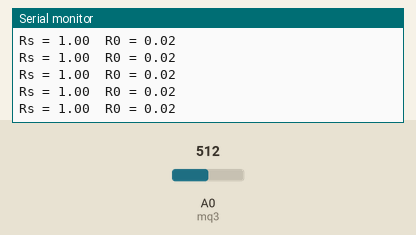
A sketch run on a simulated Arduino Uno, built with avr-gcc and run on an emulated ATmega328P. On the bench: the last lines printed to the serial monitor. Inputs (shaded band) come from the test bench; at power-on: A0 (mq3) = 512.

Above: at 1.2 s.
1.3 s: A0 (mq3) set to 100
At 1.48 s:
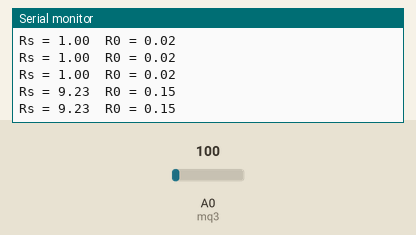
4.3 s: A0 (mq3) set to 87
At 4.3 s:
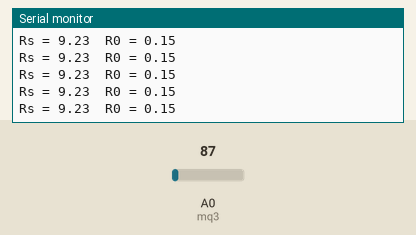
Timing chart, 0 to 7.3 s (numbered marks = the images above; inputs shaded):
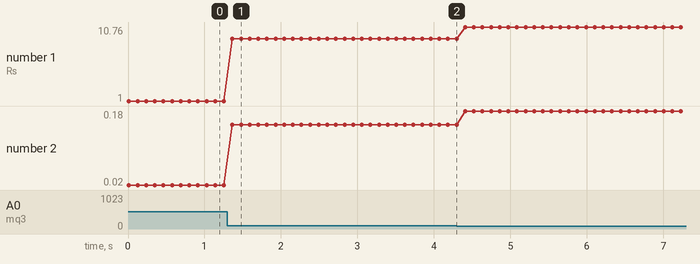

Measured:
- after the input at 1.3 s, the serial monitor: prints a new line after 0.07 s (image 1)
- plotted number 1: 1 → 9.23 after the input at 1.3 s, 9.23 → 10.76 after the input at 4.3 s
- plotted number 2: 0.02 → 0.15 after the input at 1.3 s, 0.15 → 0.18 after the input at 4.3 s

The sketch:

basicStep.ino
```cpp
// Calculating Rs and R0(MQ3 sensor).

/*

Rs -> resistance of the sensor that changes depending on the concentration of gas.
R0 -> resistance of the sensor at a known concentration without presence of other gases, or in the fresh air.

For fresh air, Rs/R0 = 60

# calculating Rs
	> Vin -> input voltage(in our case it's 5V).
	> Vout -> analog reading from the sensor.
Formula: Rs = (Vin - Vout)/Vout.

# calculating R0
Take analog readings for a certain number of times(usually 100 times) and find the average of all those readings, then find the value of R0 using Rs/R0 = 60  => R0 = Rs/60

*/

#define mq3 A0

float Vin = 5.;   // 5 volts
float vout=0.;
float Vout=0.;
float avgVout=0.;  // for calculating the average of Vout

float Rs=0.;
float R0=0.;

void setup(){
	pinMode(mq3, INPUT);
	Serial.begin(9600);
	//delay(60000);  // wait for 1 min
}

void loop(){
	for(int i=0; i<100; i++){
		vout=vout+analogRead(mq3);
	}

	avgVout=vout/100.; // average analog readings

	Vout=(5.0/1023.)*avgVout;  // converting the analog readings into voltage readings

	Rs=(Vin-Vout)/Vout;

	Serial.print("Rs = ");
	Serial.print(Rs);
	R0=Rs/60;
	Serial.print("  R0 = ");
	Serial.println(R0);
	delay(100);
	vout=0.;
	Vout=0.;
	Rs=0.;
	avgVout=0.;
}
```
